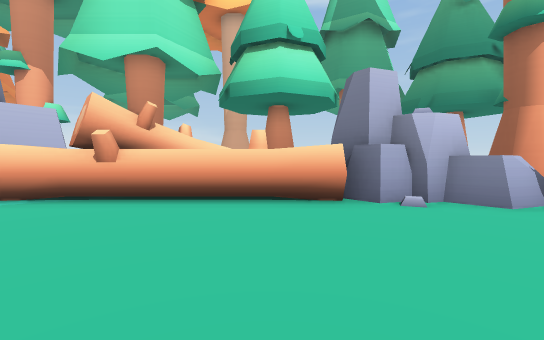
[1] (above)

16 first-person views from a walk through a 3-D level made in the Unity game engine. The camera is 1.3 m above the floor, tilts 2° down and sees 90° across. The floor is counted in squares, 1.8 m on a side. Each view is taken from the middle of a square. On the plan, view 1 faces up. The plan holds only what a view shows up to about 10 squares ahead; the rest is blank. The place goes on beyond the plan. The player is left out.

[2]
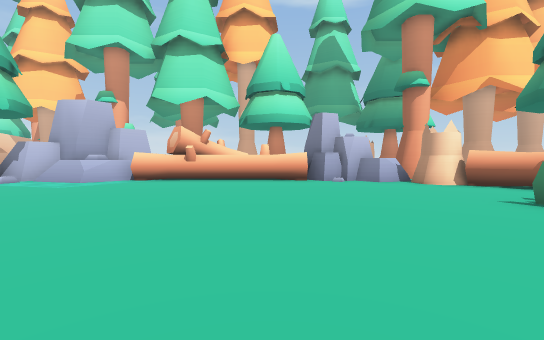

[3]
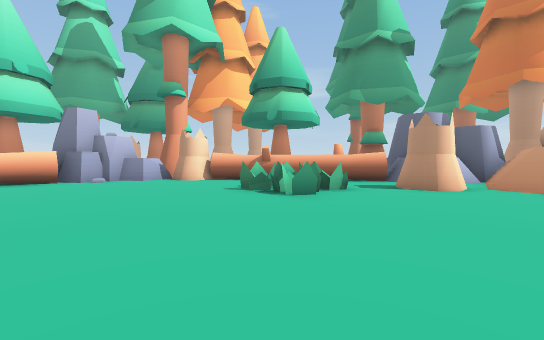

[4]
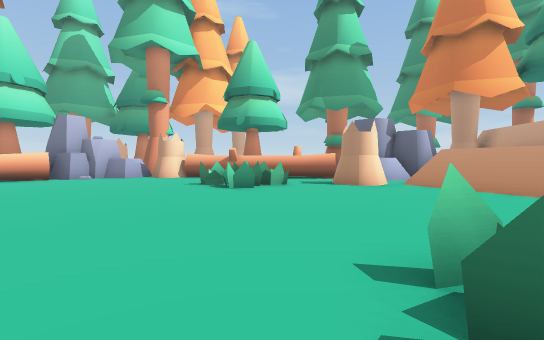

[5]
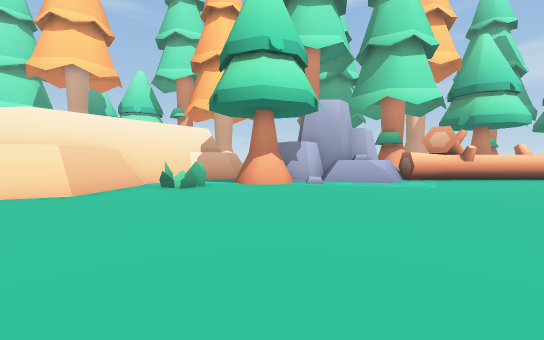

[6]
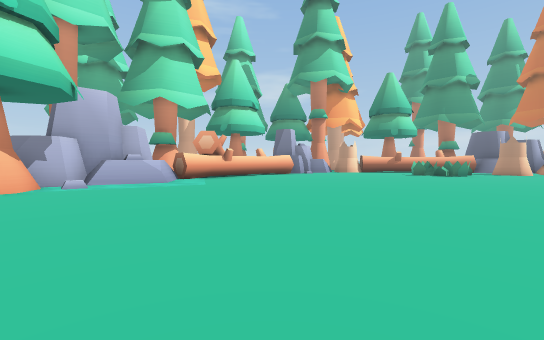

[7]
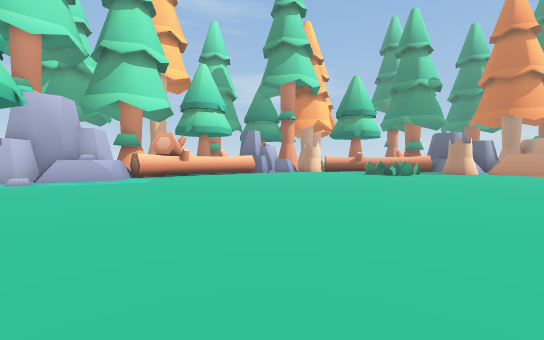

[8]
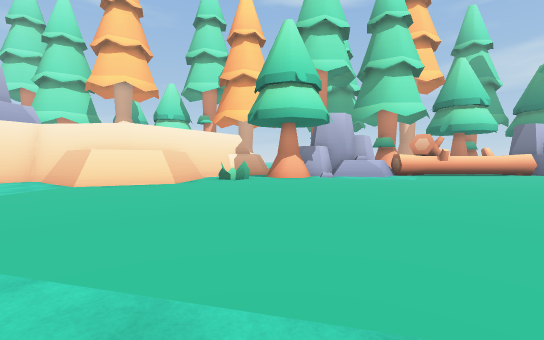

[9]
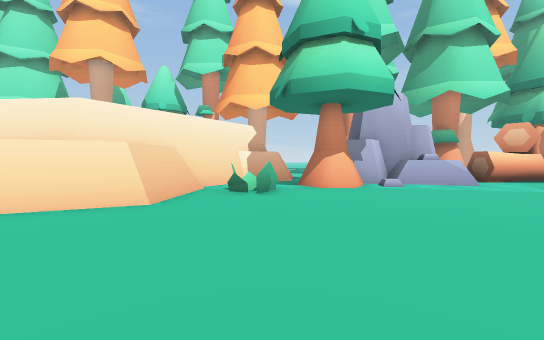

[10]
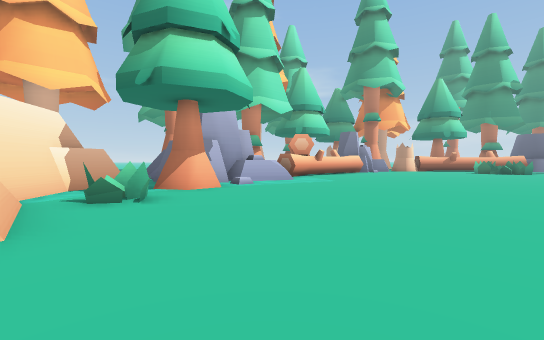

[11]
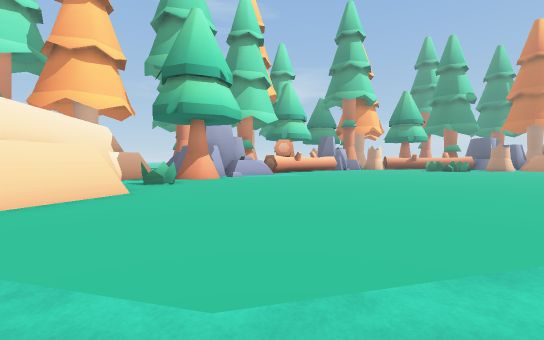

[12]
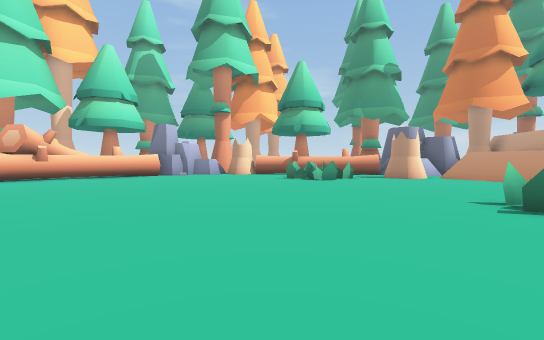

[13]
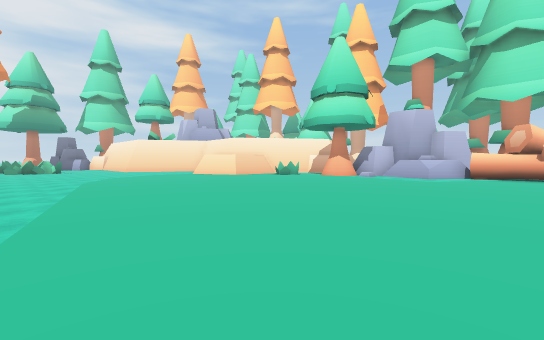

[14]
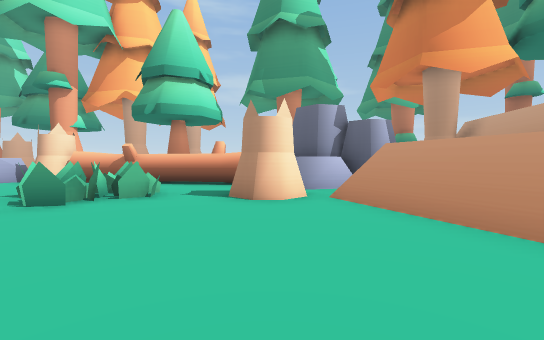

[15]
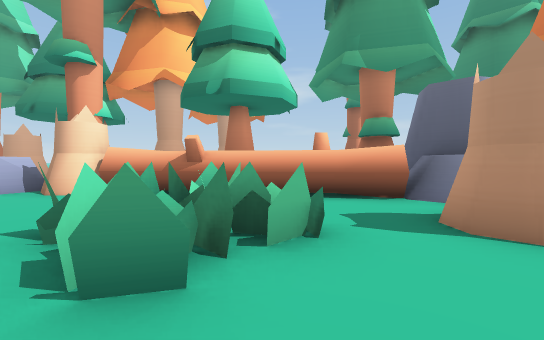

[16]
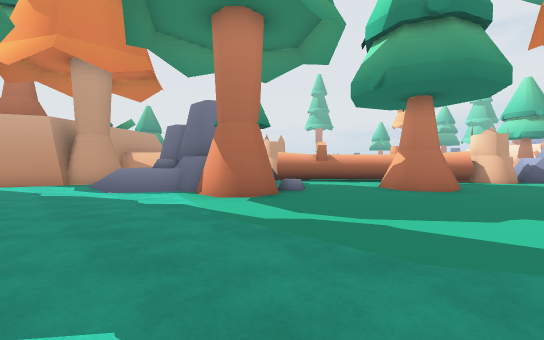

### Floor plan
Points are (right, up) in squares from view 1. A wall is a line through its corners. A room is listed if a view was taken in it or the views show most of it. See-through windows are left out.
Room 1 (views 1, 2, 3, 4, 5, 6, 7, 8, 9, 10, 11, 12, 13, 14, 15)
walls: (-6.1, 3.9) (-7.8, 4.5); (-6.5, 4.3) (-7.8, 4.7); (-5.6, 5.1) (-6.1, 4.3); (-7.4, 5.2) (-8.1, 5.4); (-8, 5.5) (-8.7, 4.6) (-9.9, 5); (1.4, 4.8) (-5, 4.8); (2.6, 4.9) (1.9, 4.7) (1.3, 5.3); (3.5, 4.3) (3.1, 4.9); (3.9, 5.2) (2.7, 4.8) (2.4, 5.2); (-14.5, 0.4) (-16.4, -0.5); (-11.5, 6) (-13.2, 5.2) (-14.6, 3.2); (4.6, 4.9) (4, 4.4); (-14.1, 2.9) (-14.3, 0.7); (-14.2, 2.9) (-14.4, 0.6) (-16.4, -0.3); (7.8, -8.1) (8.9, -5.4); (8, -8) (9, -5.6) (12.4, -5.2); (9.6, -2.4) (5.6, 2.8); (9.8, -3.6) (9.8, -2.5); (10.8, -3.1) (10.8, -1.8); (10.8, -4.1) (9.6, -3.4) (9.6, -2.5); (10.9, -4.3) (9.6, -3.6)
low walls: (-6.2, 3.8) (-7.5, 4.2); (-5.3, 5) (-6.1, 3.9); (-11.4, 5.7) (-13.1, 5) (-14.3, 3.3); (-13.9, 3.1) (-14.1, 0.8); (7.4, -8) (8.1, -6.4); (8.5, -5.5) (8.7, -5); (7.6, -8.1) (8.9, -5.1); (8.9, -5.4) (10.8, -5.2); (10.8, -4.5) (9.5, -3.8)
objects: other object (-12, 3); tree (-11, 4) to (-10, 4); other object (2, -8); other object (5, -2) to (6, -1); other object (8, -4)
Room 2 (view 16)
walls: (6.3, 3.4) (6.8, 2.7); (7.7, 1.6) (10.1, -1.7); (13.5, -1) (13.5, -2); (12.6, -1.7) (12.9, -1.9) (12.9, -4.6); (9.6, -2.5) (11.5, -1.5); (15.3, -5.5) (15.8, -5.2) (17.1, -5.7); (-5, 4.5) (-5, 5.8); (-10, 5.9) (-10, 6.5)
low walls: (9.5, -2.3) (10.2, -1.9); (15.7, -4.8) (16.6, -5.2)
objects: tree (-13, 11) to (-12, 11); tree (-4, 8) to (-4, 9); other object (-3, 6) to (-1, 7); tree (-2, 11) to (-1, 12); tree (0, 8) to (1, 9); other object (4, 8) to (5, 9); other object (5, 3) to (6, 4); tree (6, 6) to (6, 7); tree (6, 9) to (7, 10); tree (9, 2) to (10, 3); tree (13, 0) to (14, 1); tree (14, -5) to (15, -5); tree (19, -3) to (19, -2)

Where each view was taken, in squares from view 1:
view 1: 0 up, 0 right, facing up
view 2: 5 down, 0 right, facing up
view 3: 6 down, 0 right, facing up-right
view 4: 8 down, 0 right, facing up-right
view 5: 5 down, 10 left, facing up
view 6: 5 down, 10 left, facing up-right
view 7: 7 down, 9 left, facing up-right
view 8: 8 down, 11 left, facing up
view 9: 4 down, 12 left, facing up
view 10: 3 down, 14 left, facing up-right
view 11: 6 down, 16 left, facing up-right
view 12: 8 down, 4 left, facing up-right
view 13: 8 down, 3 left, facing up-left
view 14: 8 down, 4 right, facing up-right
view 15: 4 down, 4 right, facing up-right
view 16: 5 up, 17 right, facing down-left
